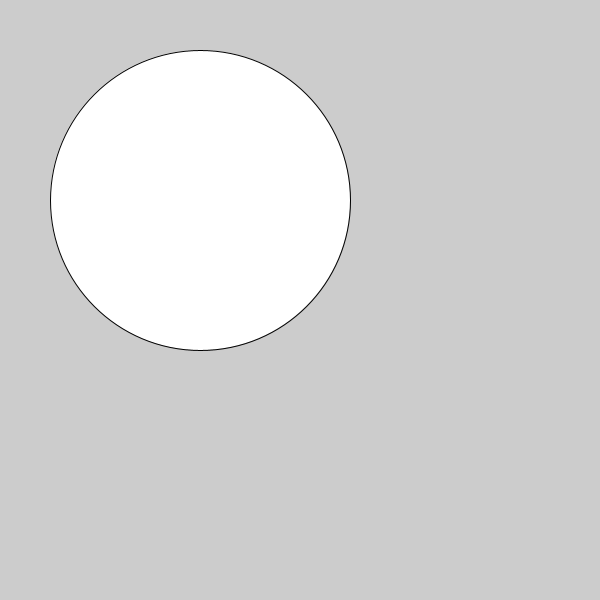
Frame 1 (no input)
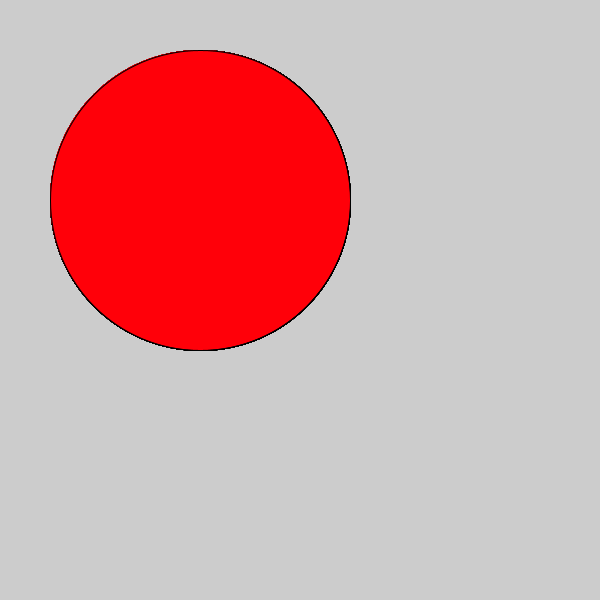
Frame 60 (the mouse pressed at the canvas centre just before this capture)
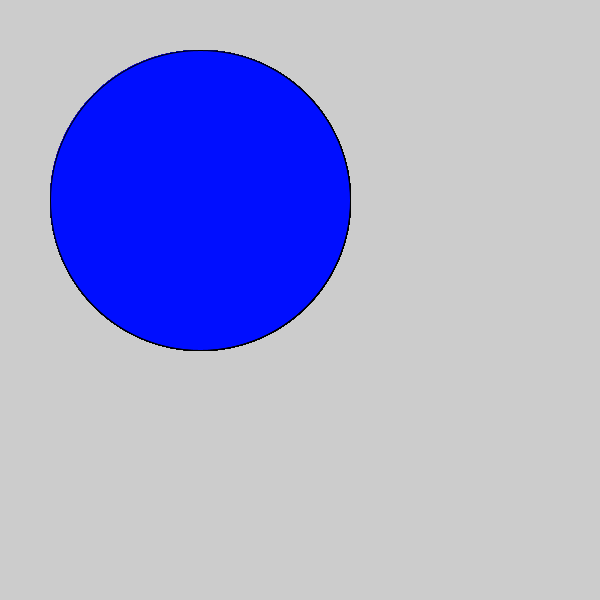
Frame 120 (the mouse held since frame 60 and released just before this capture)

The Processing sketch that drew these frames (run headless with seeded random() and noise(); from frame 60 on, the mouse is pressed at the canvas centre):

// Processing sketch: c_LogicalDot
// ── c_LogicalDot.pde

void setup() {
  
// 1. Set the size of the sketch. Make it 600 pixels square. 
  size(600,600);

}

void draw() {
  
// 2. Draw an ellipse
// Run the program to make sure it works before moving on.
ellipse(200,200,300,300);

// 3. Change the color of the ellipse when the mouse is pressed.
//    Use the following code, but put your colors where indicated
//    Remember to use the   fill()  command to set colors.

if (mousePressed) {
 
   //  put one color here 
  fill(#000EFF);
} else {
  fill(#FF0009);
   // put a different color here
  
}  
  
  
  
}
